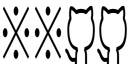

This chart was generated by the following Python code:
#!/usr/bin/env python3
from PIL import Image, ImageDraw, ImageFont

# 画像のサイズ
font_size = 64
width, height = font_size * 4, font_size

COLOR_WHITE=(0xFF, 0xFF, 0xFF)
COLOR_BLACK=(0, 0, 0)
image = Image.new('RGB', (width, height), color=COLOR_WHITE)

draw = ImageDraw.Draw(image)

font_path = "build/EAW-CONSOLE-Regular.ttf"
font = ImageFont.truetype(font_path, font_size)

draw.text((0, 0), '※', font=font, fill=COLOR_BLACK)
draw.text((font_size * 1, 0), '※', font=font, fill=COLOR_BLACK)
draw.text((font_size * 2, 0), '', font=font, fill=COLOR_BLACK)
draw.text((font_size * 3, 0), '', font=font, fill=COLOR_BLACK)
image = image.resize((int(width / 2), height))
image.save("sample/error/error2.png")

image.show()
